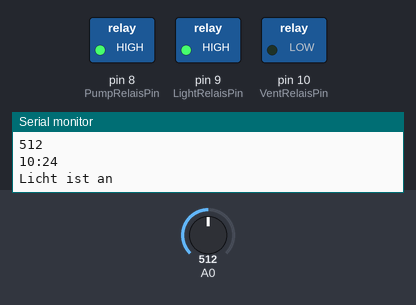
Simulated run of this sketch. Board: Arduino Uno, built with avr-gcc and run on an emulated ATmega328P. Parts: switched loads named in the sketch (green lamp = pin HIGH), the last lines printed to the serial monitor. The test bench sets the inputs (shaded band); at power-on: A0 = 512. The local clock reads 2024-03-15 10:24:30 at power-on unless the sketch sets it.

Above: at 0.2 s.
At 1.2 s:
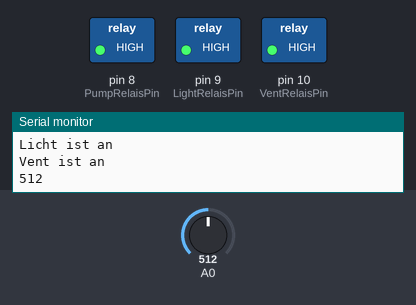
Timing chart, 0 to 2.7 s (numbered marks = the images above):
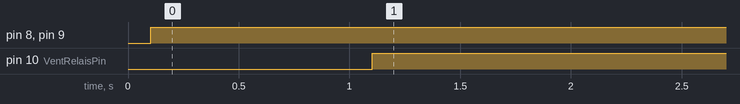

The sketch:

Code.ino
```cpp
#include <Wire.h>
#include "RTClib.h"
int PumpRelaisPin = 8;
int LightRelaisPin = 9;
int VentRelaisPin = 10;
RTC_DS3231 rtc;

void setup() {

  Serial.begin(9600);

  pinMode(PumpRelaisPin, OUTPUT);
  pinMode(LightRelaisPin, OUTPUT);
  pinMode(VentRelaisPin, OUTPUT);

  //Clock
  if (! rtc.begin()) {
    Serial.println("Couldn't find RTC");
  }
  if (rtc.lostPower()) {
    Serial.println("RTC lost power");
    rtc.adjust(DateTime(F(__DATE__), F(__TIME__)));
  }

}

void loop() {

  int sensorValue = analogRead(A0);
  Serial.println(sensorValue);
  DateTime now = rtc.now();

  //PumpRelais
  delay(100);

  if (sensorValue > 560 and (now.hour() == 8 or now.hour() == 16 or now.hour() == 19)) {    // trockene erde
    digitalWrite(PumpRelaisPin, LOW); // an
    delay(1000);
    digitalWrite(PumpRelaisPin, HIGH);  // aus
  } else {
    digitalWrite(PumpRelaisPin, HIGH);  // aus

  }

  //Light
  Serial.println(String(now.hour()) + ":" + String(now.minute()));
  if (now.hour() > 6 and now.hour() < 22) {
    Serial.println("Licht ist an");
    digitalWrite(LightRelaisPin, HIGH);// an
  } else {
    digitalWrite(LightRelaisPin, LOW); // aus
  }
  delay(1000);

  //Vent
  if (now.hour() > 7 and now.hour() < 22) {
    Serial.println("Vent ist an");
    digitalWrite(VentRelaisPin, HIGH);// an
  } else {
    digitalWrite(VentRelaisPin, LOW); // aus
  }

}
```

Measured:
- by itself, pin 8 (PumpRelaisPin), pin 9 (LightRelaisPin): LOW → HIGH at 0.10 s
- by itself, pin 10 (VentRelaisPin): LOW → HIGH at 1.1 s
